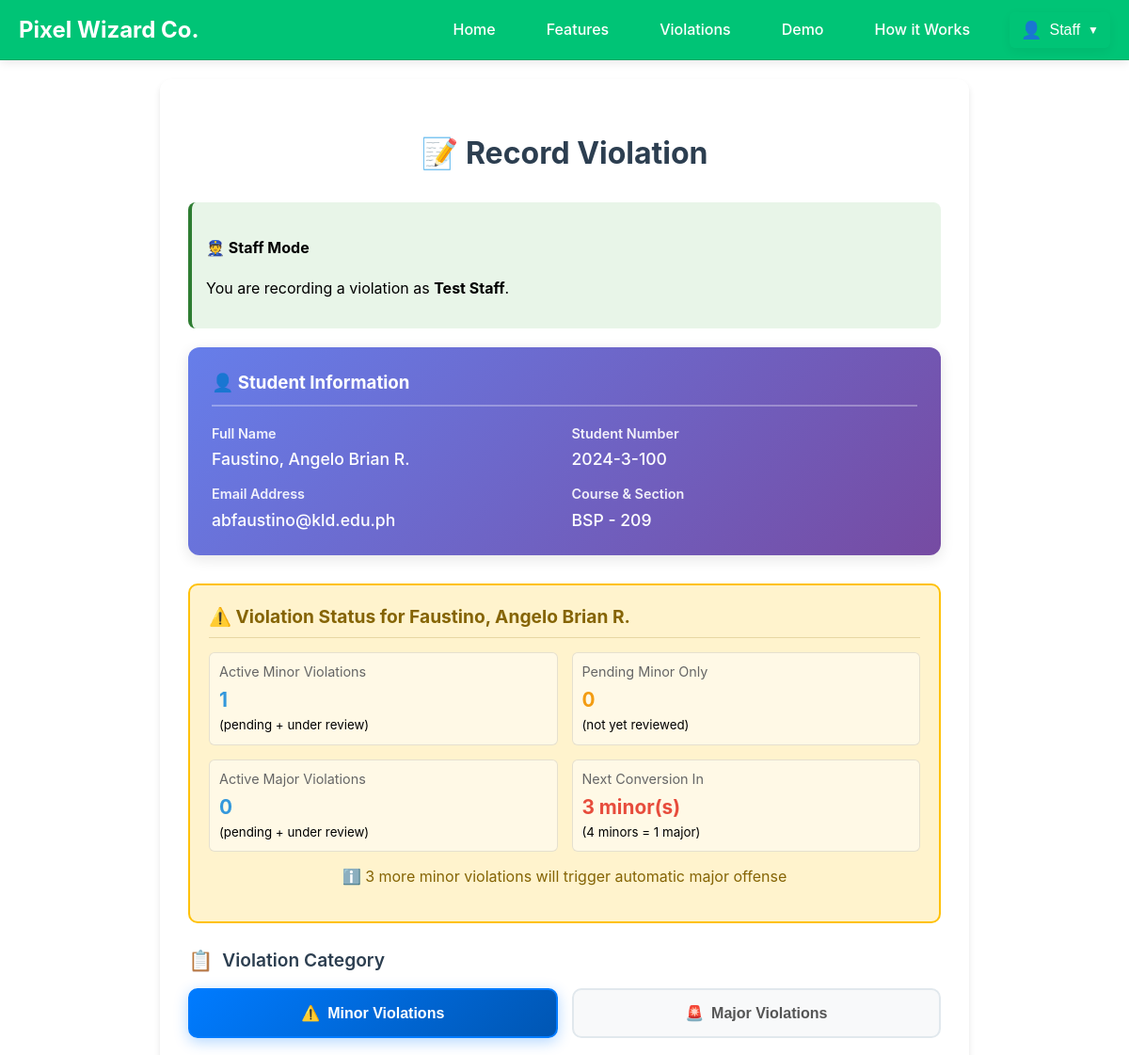
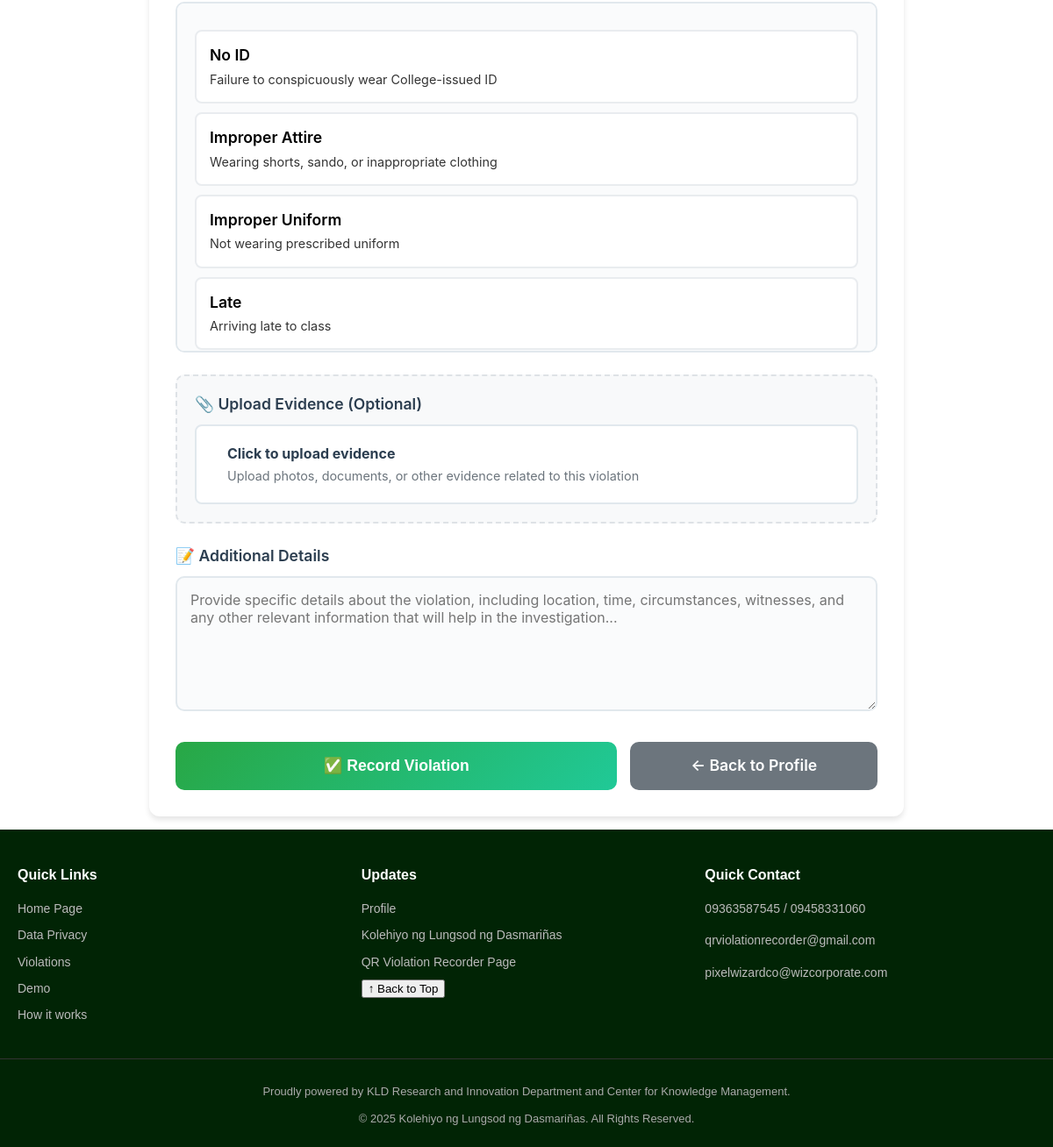
Screenshot of /insert_violation.php?id=42 (signed in) with the database file from the repository (2 pictures, top to bottom).
### tables this page shows
CREATE TABLE `staff` (
  `id` int(11) NOT NULL,
  `email` varchar(255) NOT NULL,
  `password` varchar(255) NOT NULL,
  `fullname` varchar(255) DEFAULT NULL,
  `surname` varchar(50) DEFAULT NULL,
  `firstname` varchar(50) DEFAULT NULL,
  `middle_initial` char(1) DEFAULT NULL,
  `position` varchar(50) DEFAULT NULL,
  `department` varchar(100) DEFAULT NULL,
  `phone` varchar(20) DEFAULT NULL,
  `sex` varchar(20) DEFAULT NULL,
  `member_since` datetime DEFAULT current_timestamp(),
  `qr_code` text DEFAULT NULL,
  `completed_setup` tinyint(1) DEFAULT 0,
  `has_setup` tinyint(1) NOT NULL DEFAULT 0
);

CREATE TABLE `student_profiles` (
  `id` int(11) NOT NULL,
  `user_id` int(11) NOT NULL,
  `surname` varchar(100) DEFAULT NULL,
  `firstname` varchar(100) DEFAULT NULL,
  `middle_initial` varchar(5) DEFAULT NULL,
  `student_number` varchar(30) DEFAULT NULL,
  `sex` varchar(20) DEFAULT NULL,
  `course` varchar(10) DEFAULT NULL,
  `section` varchar(10) DEFAULT NULL,
  `qr_code` varchar(255) DEFAULT NULL,
  `created_at` timestamp NOT NULL DEFAULT current_timestamp(),
  `year_level` varchar(10) DEFAULT NULL
);

CREATE TABLE `users` (
  `id` int(11) NOT NULL,
  `full_name` varchar(100) NOT NULL,
  `email` varchar(150) NOT NULL,
  `password` varchar(255) NOT NULL,
  `created_at` timestamp NOT NULL DEFAULT current_timestamp(),
  `completed_setup` tinyint(1) NOT NULL DEFAULT 0,
  `otp_code` varchar(6) DEFAULT NULL,
  `otp_expires_at` datetime DEFAULT NULL,
  `profile_completed` tinyint(1) DEFAULT 0
);

### insert_violation.php (the view, shortened to what this page needs)
<?php
require_once 'database.php';
$isAdmin = isset($_SESSION['admin_logged_in']) && $_SESSION['admin_logged_in'] === true;
$isStaff = isset($_SESSION['staff_logged_in']) && $_SESSION['staff_logged_in'] === true;
$user_name = null;
if ($isAdmin) {
    $user_type = 'admin';
    $admin_email = $_SESSION['admin_email'] ?? 'admin@kld.edu.ph';
    $sql = "SELECT id, surname, firstname, role FROM admins WHERE email = ?";
    $adminQuery = $conn->prepare($sql);
    $adminQuery->bind_param("s", $admin_email);
    $adminQuery->execute();
    $admin = $adminQuery->get_result()->fetch_assoc();
    $logged_in_user_id = $admin['id'] ?? 1;
    $user_name = ($admin['firstname'] ?? 'Administrator') . ' ' . ($admin['surname'] ?? '');
} else if ($isStaff) {
    $staff_email = $_SESSION['staff_email'] ?? '';
    $stf = $conn->prepare("SELECT id, fullname FROM staff WHERE email=? LIMIT 1");
    $stf->bind_param("s", $staff_email);
    $stf->execute();
    $staff = $stf->get_result()->fetch_assoc();
    $user_name = $staff['fullname'] ?? '';
}
$student_id = isset($_GET['id']) ? $_GET['id'] : ($_SESSION['scanned_student_id'] ?? null);
$studentQuery = $conn->prepare("SELECT sp.*, u.email FROM student_profiles sp JOIN users u ON sp.user_id = u.id WHERE sp.user_id = ?");
$studentQuery->bind_param("i", $student_id);
$studentQuery->execute();
$student = $studentQuery->get_result()->fetch_assoc();
$student_name = $student['surname'] . ', ' . $student['firstname'];
if (!empty($student['middle_initial'])) $student_name .= ' ' . $student['middle_initial'] . '.';
$minor_count_q = $conn->prepare("SELECT COUNT(*) AS total FROM violations WHERE user_id = ? AND violation_category = 'minor' AND status IN ('pending', 'under_review')");
$minor_count_q->bind_param("i", $student_id);
$minor_count_q->execute();
$current_minors = $minor_count_q->get_result()->fetch_assoc()['total'];
$major_count_q = $conn->prepare("SELECT COUNT(*) AS total FROM violations WHERE user_id = ? AND violation_category = 'major' AND status IN ('pending', 'under_review')");
$major_count_q->bind_param("i", $student_id);
$major_count_q->execute();
$current_majors = $major_count_q->get_result()->fetch_assoc()['total'];
$converted_minor_ids = [];
$available_minors = 0;
if ($current_minors > 0) {
    if (empty($converted_minor_ids)) {
        $available_minors = $current_minors;
    }
}
$remaining_minors = $available_minors % 4;
$next_conversion = 4 - $remaining_minors;
$show_critical_warning = ($remaining_minors == 3 && $available_minors > 0);
$pending_minors_only_q = $conn->prepare("SELECT COUNT(*) AS total FROM violations WHERE user_id = ? AND violation_category = 'minor' AND status = 'pending'");
$pending_minors_only_q->bind_param("i", $student_id);
$pending_minors_only_q->execute();
$pending_minors_only = $pending_minors_only_q->get_result()->fetch_assoc()['total'];
$minor_violations = [
    "No ID" => "Failure to conspicuously wear College-issued ID",
    "Improper Attire" => "Wearing shorts, sando, or inappropriate clothing",
    "Improper Uniform" => "Not wearing prescribed uniform",
    "Late" => "Arriving late to class",
    "Mobile Phone Use" => "Disruptive use of mobile phone during class",
    "Disruptive Behavior" => "Running, loitering, noisy behavior",
    "Littering" => "Spitting or littering on campus",
    "Public Display of Affection" => "Petting, necking in campus",
    "Vaping" => "Use of e-cigarette/vape on campus",
    "Parking Violation" => "Violation of parking rules",
    "Disrespect" => "Disrespectful conduct toward authority",
    "Classroom Entry" => "Entering classroom without permission",
    "Gambling Materials" => "Possession of gambling items",
    "Other Minor" => "Other minor infractions"
];
?>
<!DOCTYPE html>
<html>
<head>
    <link rel="stylesheet" href="styles.css">
</head>
<body>
<?php include 'nav.php'; ?>
<div class="violation-container">
    <div class="setup-card">
        <h2 style="text-align: center; margin-bottom: 30px; color: #2c3e50; font-size: 2em;">📝 Record Violation</h2>
        <div class="user-info-box">
            <h4>👮 <?= $isAdmin ? 'Admin' : 'Staff' ?> Mode</h4>
            <p>You are recording a violation as <strong><?= $isAdmin ? 'Administrator' : htmlspecialchars($user_name) ?></strong>.</p>
        </div>
        <div class="student-info">
            <h3>👤 Student Information</h3>
            <div class="student-details">
                <div class="student-detail-item">
                    <span class="student-detail-label">Full Name</span>
                    <span class="student-detail-value"><?= htmlspecialchars($student_name) ?></span>
                </div>
                <div class="student-detail-item">
                    <span class="student-detail-label">Student Number</span>
                    <span class="student-detail-value"><?= htmlspecialchars($student['student_number']) ?></span>
                </div>
                <div class="student-detail-item">
                    <span class="student-detail-label">Email Address</span>
                    <span class="student-detail-value"><?= htmlspecialchars($student['email']) ?></span>
                </div>
                <div class="student-detail-item">
                    <span class="student-detail-label">Course & Section</span>
                    <span class="student-detail-value"><?= htmlspecialchars($student['course'] . ' - ' . $student['section']) ?></span>
                </div>
            </div>
        </div>
        <div class="violation-warning-box <?= $show_critical_warning ? 'critical' : '' ?>">
            <h4>⚠️ Violation Status for <?= htmlspecialchars($student_name) ?></h4>
            <div class="violation-stats">
                <div class="stat-item">
                    <div class="stat-label">Active Minor Violations</div>
                    <div class="stat-value active"><?= $current_minors ?></div>
                    <small>(pending + under review)</small>
                </div>
                <div class="stat-item">
                    <div class="stat-label">Pending Minor Only</div>
                    <div class="stat-value pending"><?= $pending_minors_only ?></div>
                    <small>(not yet reviewed)</small>
                </div>
                <div class="stat-item">
                    <div class="stat-label">Active Major Violations</div>
                    <div class="stat-value active"><?= $current_majors ?></div>
                    <small>(pending + under review)</small>
                </div>
                <div class="stat-item">
                    <div class="stat-label">Next Conversion In</div>
                    <div class="stat-value conversion"><?= $next_conversion ?> minor(s)</div>
                    <small>(4 minors = 1 major)</small>
                </div>
            </div>
            <?php if ($available_minors > 0): ?>
                <?php if ($remaining_minors == 3): ?>
                    <div style="text-align: center; margin-top: 15px; padding: 12px; background: rgba(220, 53, 69, 0.1); border-radius: 6px;">
                        <p style="color: #dc3545; font-weight: bold; font-size: 1.1em; margin: 0;">
                            🚨 WARNING: Next minor violation will be AUTOMATICALLY CONVERTED to MAJOR!
                        </p>
                        <p style="margin: 5px 0 0 0; font-size: 0.9em; color: #721c24;">
                            This student has <?= $available_minors ?> unconverted minor violations
                        </p>
                    </div>
                <?php elseif ($remaining_minors == 2): ?>
                    <p style="color: #856404; font-weight: bold; text-align: center; margin-top: 15px;">
                        ⚠️ 2 more minor violations will trigger automatic major offense
                    </p>
                <?php elseif ($remaining_minors == 1): ?>
                    <p style="color: #856404; text-align: center; margin-top: 15px;">
                        ℹ️ 3 more minor violations will trigger automatic major offense
                    </p>
                <?php else: ?>
                    <p style="color: #28a745; text-align: center; margin-top: 15px;">
                        ✓ Keep track of violations (<?= $next_conversion ?> until next conversion)
                    </p>
                <?php endif; ?>
            <?php else: ?>
                <p style="text-align: center; color: #6c757d; margin-top: 15px;">
                    No unconverted minor violations. Need 4 NEW minors for next conversion.
                </p>
            <?php endif; ?>
        </div>
        <form method="POST" id="violationForm" enctype="multipart/form-data">
            <div class="violation-category">
                <div class="section-title">Violation Category</div>
                <div class="category-buttons">
                    <button type="button" class="category-btn minor active" data-category="minor">Minor Violations</button>
                    <button type="button" class="category-btn major" data-category="major">Major Violations</button>
                </div>
                <div id="minor-violations" class="violation-list">
                    <?php foreach ($minor_violations as $value => $description): ?>
                        <div class="violation-option" data-value="<?= htmlspecialchars($value) ?>" data-category="minor">
                            <div class="violation-title"><?= htmlspecialchars($value) ?></div>
                            <div class="violation-details"><?= htmlspecialchars($description) ?></div>
                        </div>
                    <?php endforeach; ?>
                </div>
            </div>
            <div class="file-upload-container">
                <label class="file-upload-label">📎 Upload Evidence (Optional)</label>
                <div class="file-upload-box" onclick="document.getElementById('fileInput').click()">
                    <div class="file-info">
                        <h4>Click to upload evidence</h4>
                        <p>Upload photos, documents, or other evidence related to this violation</p>
                    </div>
                </div>
            </div>
            <div class="form-group">
                <label for="description">📝 Additional Details</label>
                <textarea name="description" id="description" placeholder="Provide specific details about the violation, including location, time, circumstances, witnesses, and any other relevant information that will help in the investigation..." rows="6"></textarea>
            </div>
            <div class="action-buttons">
                <button type="submit" class="save-btn">✅ Record Violation</button>
                <a href="profile.php?id=<?= $student_id ?>" class="back-btn">← Back to Profile</a>
            </div>
        </form>
    </div>
</div>
<?php include 'footer.php'; ?>
</body>
</html>

### styles.css (style rules this page uses)
:root { --green: #00c476; --bg: #ffffff; --text: #000000; --muted: #777777; --glass: rgba(255,255,255,0.6); }
* { box-sizing:border-box }
html,body { margin:0;padding:0;background:var(--bg);color:var(--text);font-family:Inter, system-ui, Arial, sans-serif;line-height:1.4 }
button, .cta, .carousel-btn, .faq-question { transition: background 0.3s ease, transform 0.25s ease; }

### rows the page displays
staff: fullname "Test Staff"
student_profiles: student_name "Faustino, Angelo Brian R.", student_number "2024-3-100", user.email "abfaustino@kld.edu.ph", course+section "BSP - 209"

### other values shown
$current_minors "1"
$pending_minors_only "0"
$current_majors "0"
$next_conversion "3"
$value "No ID"
$description "Failure to conspicuously wear College-issued ID"
$value "Improper Attire"
$description "Wearing shorts, sando, or inappropriate clothing"
$value "Improper Uniform"
$description "Not wearing prescribed uniform"
$value "Late"
$description "Arriving late to class"
